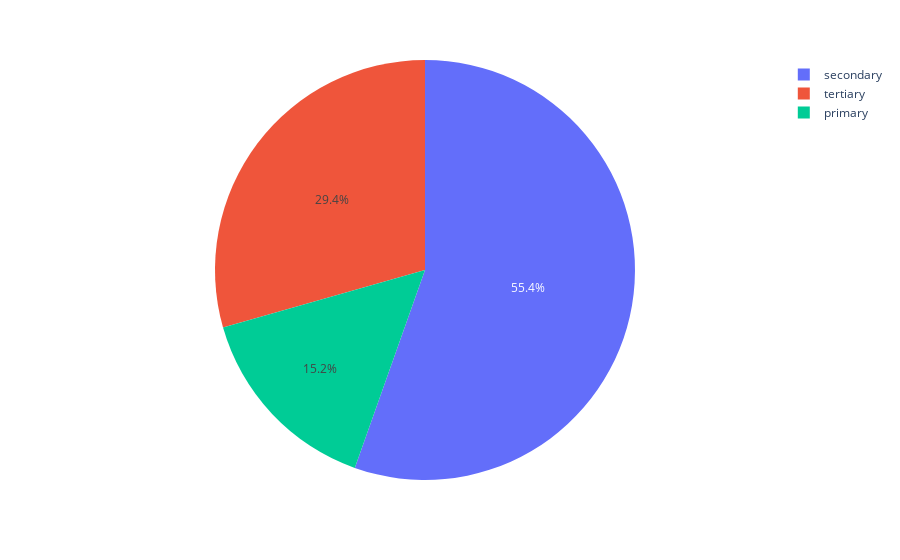

Notebook source saved alongside this figure:
### Markdown cell above
60% of the people are married

### Code cell
px.pie(data_frame=df['education'].value_counts(),names=df['education'].value_counts().index,values=df['education'].value_counts())

### Figure 1 — Plotly figure (JSON) as saved in the notebook; plotly's stock layout.template omitted (floating-point values rounded to 4 significant figures)
{"data": [{"domain": {"x": [0, 1], "y": [0, 1]}, "hovertemplate": "label=%{label}<br>count=%{value}<extra></extra>", "labels": ["secondary", "tertiary", "primary"], "legendgroup": "", "name": "", "showlegend": true, "type": "pie", "values": [25059, 13301, 6851]}], "layout": {"legend": {"tracegroupgap": 0}, "margin": {"t": 60}}}
